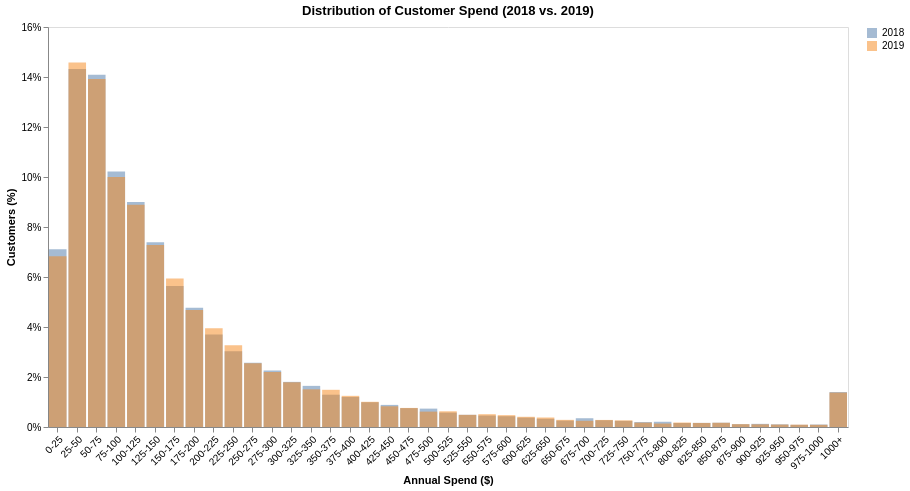

Source (notebook cell):
### Markdown cell above
Re-run each Lens 1 distribution for 2018 and 2019 on the same axes, using **identical bin edges** and **relative frequencies** (the customer counts differ, so raw counts are not comparable).

**Finding:** the spend distribution for 2018 actives is very close to that for 2019 actives — the shape of customer heterogeneity is stable; the customer *count* is what moved. (Repeat for profit, transactions, avg spend per transaction, margin.)

### Code cell
overlay_distributions(
    distribution_barplot(
        create_distribution(
            cust_data_2018,
            column="Spend",
            **create_bins_labels(bin_width=25, max_cutoff=1000)
        ),
        column="Spend",
        x_title="Annual Spend ($)"
    ),
    distribution_barplot(
        create_distribution(
            cust_data_2019,
            column="Spend",
            **create_bins_labels(bin_width=25, max_cutoff=1000)
        ),
        column="Spend",
        x_title="Annual Spend ($)"
    ),
    series=("2018", "2019"),
    title="Distribution of Customer Spend (2018 vs. 2019)",
    opacity=0.5
)

### Figure 1 — Vega-Lite specification as saved in the notebook (floating-point values rounded to 4 significant figures)
{"config": {"view": {"continuousWidth": 300, "continuousHeight": 300}}, "layer": [{"data": {"name": "data-72462c38f0f7f54bc3f42ecd3d42e8d7"}, "mark": {"type": "bar", "opacity": 0.5}, "encoding": {"color": {"field": "Series", "title": null, "type": "nominal"}, "tooltip": [{"field": "Series", "title": "Series", "type": "nominal"}, {"field": "Range", "title": "Range", "type": "nominal"}, {"field": "Customers", "format": ",", "title": "Customers", "type": "quantitative"}, {"field": "Percent", "format": ".1%", "title": "Customers (%)", "type": "quantitative"}], "x": {"axis": {"grid": false, "labelAngle": -45}, "field": "Range", "sort": ["0-25", "25-50", "50-75", "75-100", "100-125", "125-150", "150-175", "175-200", "200-225", "225-250", "250-275", "275-300", "300-325", "325-350", "350-375", "375-400", "400-425", "425-450", "450-475", "475-500", "500-525", "525-550", "550-575", "575-600", "600-625", "625-650", "650-675", "675-700", "700-725", "725-750", "750-775", "775-800", "800-825", "825-850", "850-875", "875-900", "900-925", "925-950", "950-975", "975-1000", "1000+"], "title": "Annual Spend ($)", "type": "nominal"}, "y": {"axis": {"format": "%", "grid": false}, "field": "Percent", "title": "Customers (%)", "type": "quantitative"}}, "title": "", "transform": [{"calculate": "toString('2018')", "as": "Series"}]}, {"data": {"name": "data-61e0a6293f60a00f7ef619f27a97c0fb"}, "mark": {"type": "bar", "opacity": 0.5}, "encoding": {"color": {"field": "Series", "title": null, "type": "nominal"}, "tooltip": [{"field": "Series", "title": "Series", "type": "nominal"}, {"field": "Range", "title": "Range", "type": "nominal"}, {"field": "Customers", "format": ",", "title": "Customers", "type": "quantitative"}, {"field": "Percent", "format": ".1%", "title": "Customers (%)", "type": "quantitative"}], "x": {"axis": {"grid": false, "labelAngle": -45}, "field": "Range", "sort": ["0-25", "25-50", "50-75", "75-100", "100-125", "125-150", "150-175", "175-200", "200-225", "225-250", "250-275", "275-300", "300-325", "325-350", "350-375", "375-400", "400-425", "425-450", "450-475", "475-500", "500-525", "525-550", "550-575", "575-600", "600-625", "625-650", "650-675", "675-700", "700-725", "725-750", "750-775", "775-800", "800-825", "825-850", "850-875", "875-900", "900-925", "925-950", "950-975", "975-1000", "1000+"], "title": "Annual Spend ($)", "type": "nominal"}, "y": {"axis": {"format": "%", "grid": false}, "field": "Percent", "title": "Customers (%)", "type": "quantitative"}}, "title": "", "transform": [{"calculate": "toString('2019')", "as": "Series"}]}], "height": 400, "title": "Distribution of Customer Spend (2018 vs. 2019)", "width": 800, "$schema": "https://vega.github.io/schema/vega-lite/v6.4.1.json", "datasets": {"data-72462c38f0f7f54bc3f42ecd3d42e8d7": [{"Range": "0-25", "Customers": 1866, "Percent": 0.07107}, {"Range": "25-50", "Customers": 3759, "Percent": 0.1432}, {"Range": "50-75", "Customers": 3698, "Percent": 0.1409}, {"Range": "75-100", "Customers": 2682, "Percent": 0.1022}, {"Range": "100-125", "Customers": 2364, "Percent": 0.09004}, {"Range": "125-150", "Customers": 1939, "Percent": 0.07386}, {"Range": "150-175", "Customers": 1482, "Percent": 0.05645}, {"Range": "175-200", "Customers": 1252, "Percent": 0.04769}, {"Range": "200-225", "Customers": 971, "Percent": 0.03698}, {"Range": "225-250", "Customers": 795, "Percent": 0.03028}, {"Range": "250-275", "Customers": 676, "Percent": 0.02575}, {"Range": "275-300", "Customers": 593, "Percent": 0.02259}, {"Range": "300-325", "Customers": 474, "Percent": 0.01805}, {"Range": "325-350", "Customers": 432, "Percent": 0.01645}, {"Range": "350-375", "Customers": 339, "Percent": 0.01291}, {"Range": "375-400", "Customers": 315, "Percent": 0.012}, {"Range": "400-425", "Customers": 260, "Percent": 0.009903}, {"Range": "425-450", "Customers": 232, "Percent": 0.008837}, {"Range": "450-475", "Customers": 198, "Percent": 0.007542}, {"Range": "475-500", "Customers": 193, "Percent": 0.007351}, {"Range": "500-525", "Customers": 151, "Percent": 0.005752}, {"Range": "525-550", "Customers": 128, "Percent": 0.004875}, {"Range": "550-575", "Customers": 120, "Percent": 0.004571}, {"Range": "575-600", "Customers": 113, "Percent": 0.004304}, {"Range": "600-625", "Customers": 98, "Percent": 0.003733}, {"Range": "625-650", "Customers": 86, "Percent": 0.003276}, {"Range": "650-675", "Customers": 67, "Percent": 0.002552}, {"Range": "675-700", "Customers": 92, "Percent": 0.003504}, {"Range": "700-725", "Customers": 71, "Percent": 0.002704}, {"Range": "725-750", "Customers": 64, "Percent": 0.002438}, {"Range": "750-775", "Customers": 52, "Percent": 0.001981}, {"Range": "775-800", "Customers": 55, "Percent": 0.002095}, {"Range": "800-825", "Customers": 42, "Percent": 0.0016}, {"Range": "825-850", "Customers": 43, "Percent": 0.001638}, {"Range": "850-875", "Customers": 45, "Percent": 0.001714}, {"Range": "875-900", "Customers": 30, "Percent": 0.001143}, {"Range": "900-925", "Customers": 33, "Percent": 0.001257}, {"Range": "925-950", "Customers": 28, "Percent": 0.001067}, {"Range": "950-975", "Customers": 23, "Percent": 0.0008761}, {"Range": "975-1000", "Customers": 26, "Percent": 0.0009903}, {"Range": "1000+", "Customers": 367, "Percent": 0.01398}], "data-61e0a6293f60a00f7ef619f27a97c0fb": [{"Range": "0-25", "Customers": 2176, "Percent": 0.06831}, {"Range": "25-50", "Customers": 4644, "Percent": 0.1458}, {"Range": "50-75", "Customers": 4433, "Percent": 0.1392}, {"Range": "75-100", "Customers": 3184, "Percent": 0.09995}, {"Range": "100-125", "Customers": 2833, "Percent": 0.08893}, {"Range": "125-150", "Customers": 2318, "Percent": 0.07277}, {"Range": "150-175", "Customers": 1893, "Percent": 0.05943}, {"Range": "175-200", "Customers": 1492, "Percent": 0.04684}, {"Range": "200-225", "Customers": 1258, "Percent": 0.03949}, {"Range": "225-250", "Customers": 1041, "Percent": 0.03268}, {"Range": "250-275", "Customers": 811, "Percent": 0.02546}, {"Range": "275-300", "Customers": 701, "Percent": 0.02201}, {"Range": "300-325", "Customers": 570, "Percent": 0.01789}, {"Range": "325-350", "Customers": 480, "Percent": 0.01507}, {"Range": "350-375", "Customers": 474, "Percent": 0.01488}, {"Range": "375-400", "Customers": 397, "Percent": 0.01246}, {"Range": "400-425", "Customers": 321, "Percent": 0.01008}, {"Range": "425-450", "Customers": 264, "Percent": 0.008288}, {"Range": "450-475", "Customers": 243, "Percent": 0.007628}, {"Range": "475-500", "Customers": 196, "Percent": 0.006153}, {"Range": "500-525", "Customers": 200, "Percent": 0.006278}, {"Range": "525-550", "Customers": 155, "Percent": 0.004866}, {"Range": "550-575", "Customers": 163, "Percent": 0.005117}, {"Range": "575-600", "Customers": 151, "Percent": 0.00474}, {"Range": "600-625", "Customers": 130, "Percent": 0.004081}, {"Range": "625-650", "Customers": 121, "Percent": 0.003798}, {"Range": "650-675", "Customers": 91, "Percent": 0.002857}, {"Range": "675-700", "Customers": 79, "Percent": 0.00248}, {"Range": "700-725", "Customers": 90, "Percent": 0.002825}, {"Range": "725-750", "Customers": 85, "Percent": 0.002668}, {"Range": "750-775", "Customers": 56, "Percent": 0.001758}, {"Range": "775-800", "Customers": 44, "Percent": 0.001381}, {"Range": "800-825", "Customers": 57, "Percent": 0.001789}, {"Range": "825-850", "Customers": 52, "Percent": 0.001632}, {"Range": "850-875", "Customers": 54, "Percent": 0.001695}, {"Range": "875-900", "Customers": 36, "Percent": 0.00113}, {"Range": "900-925", "Customers": 34, "Percent": 0.001067}, {"Range": "925-950", "Customers": 31, "Percent": 0.0009732}, {"Range": "950-975", "Customers": 30, "Percent": 0.0009418}, {"Range": "975-1000", "Customers": 28, "Percent": 0.000879}, {"Range": "1000+", "Customers": 439, "Percent": 0.01378}]}}
